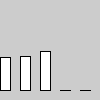
Frame 1 (no input)
Frame 2 (the mouse pressed at the canvas centre, redrawn once): identical to frame 1, image omitted

The Processing sketch that drew this single still picture (run headless with seeded random() and noise(); the mouse was pressed at the canvas centre and the sketch redrawn once):

// Processing sketch: processing_106599
// ── processing_106599.pde

float[] alturas; // declara uma variável para conter um array qualquer

void setup() {
  alturas = new float[5];// cria um array com 5 posições e atribuia alturas
  alturas [0] = 1.64; // atribui valor ao primeiro ítem de alturas
  alturas [1] = 1.68; // atribui valor ao segundo item de alturas
  alturas [2] = 1.93; // atribui valor ao terceiro item de alturas
  noLoop();
}

void draw() {
  for (int i=0; i<alturas.length; i++)//percorre o array alturas
    rect (i*20, 90, 10, -alturas[i]*20); // desenha retangulos
  }
